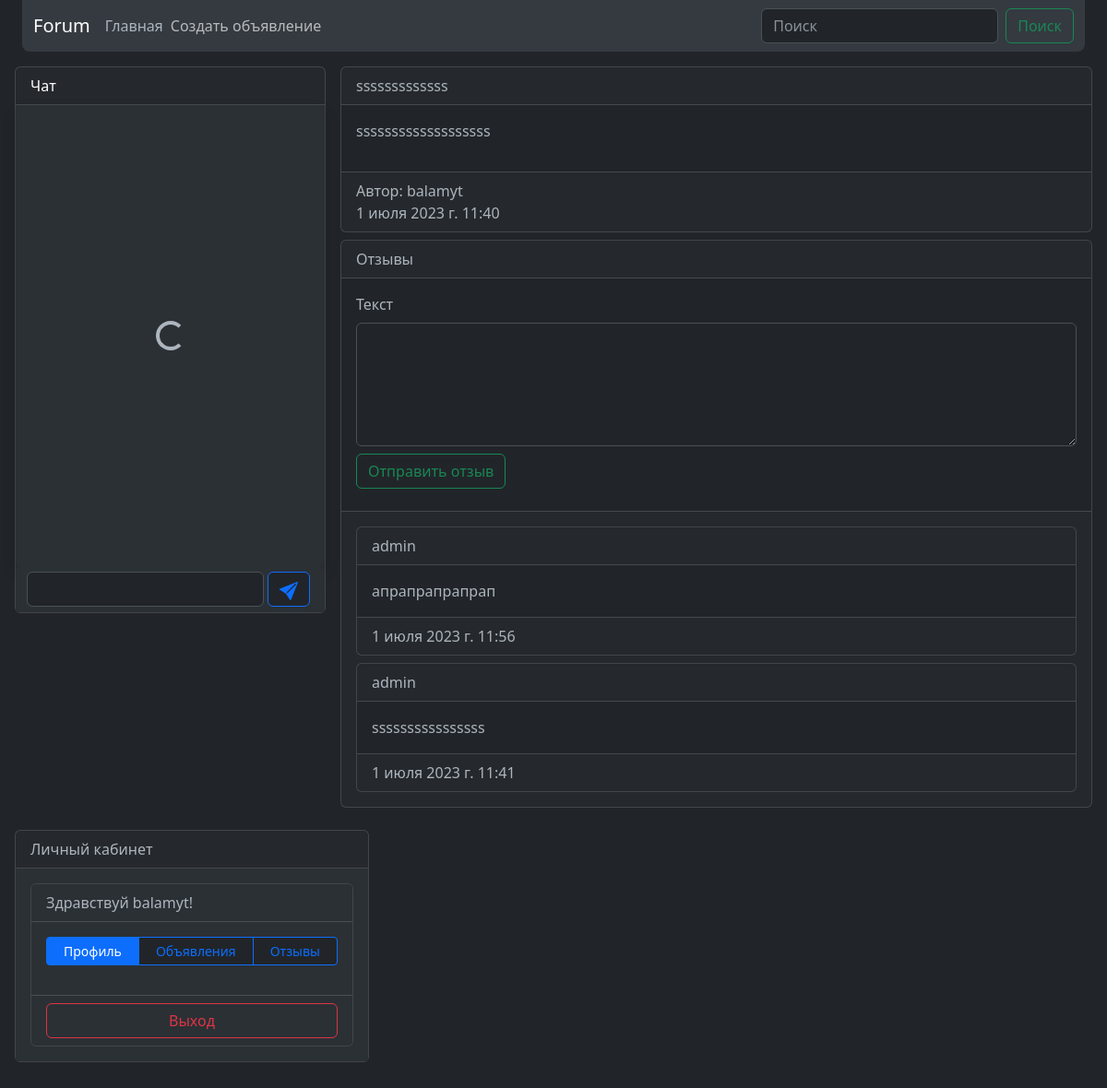
Screenshot of /announce/2/ (signed in) with the database file from the repository.
### announcement/models.py (models this page shows, shortened)
class Announcement(models.Model):
    author = models.ForeignKey(User, on_delete=models.CASCADE)
    title = models.CharField(max_length=255, null=False)
    text = models.CharField(max_length=555, null=False)
    date = models.DateTimeField(default=time)
    category = models.ForeignKey(Category, on_delete=models.CASCADE)
    class Meta:
        ordering = ('date', )

class Response(models.Model):
    is_accept = models.BooleanField(default=False)
    author = models.ForeignKey(User, on_delete=models.CASCADE)
    announce = models.ForeignKey(Announcement, on_delete=models.CASCADE)
    text = models.TextField(max_length=300, null=False)
    date = models.DateTimeField(default=time)
    class Meta:
        ordering = ('-date', )

### announcement/views.py (the view)
# urls.py: path('<int:pk>/', AnnounceView.as_view()),
class AnnounceView(DetailView):
    model = Announcement
    template_name = 'announce/detail.html'
    def get_context_data(self, **kwargs):
        context = super().get_context_data(**kwargs)
        context['response'] = Response.objects.filter(announce=self.object, is_accept=True)
        if self.request.user == self.object.author and \
                Response.objects.filter(is_accept=False, announce=self.object).exists():
            """ Добавление на страницу неактивных откликов, если зашел автор объявления """
            context['inactive_response'] = Response.objects.filter(is_accept=False, announce=self.object)
        return context

### templates/announce/detail.html (shortened to what this page needs)
{% extends 'main.html' %}
{% block extra_head %}
    {% load static %}
    {% load humanize %}
{% endblock extra_head %}
{% block body %}
<div class="card">
    <div class="card-header">{{ object.title }}</div>
    <div class="card-body">
        {{ object.text|safe }}
    </div>
    <div class="card-footer">
        Автор: {{ object.author }}<br>
        {{ object.date }}<br>
    </div>
</div>
<div class="card my-2">
    <div class="card-header">Отзывы</div>
    <div class="card-body">
        <form id="response_form">
            <label class="form-label" for="response_text">Текст</label>
            <textarea class="form-control" name="text" id="response_text" cols="30" rows="5" maxlength="300"></textarea>
            <button class="btn btn-outline-success my-2" type="submit">Отправить отзыв</button>
        </form>
    </div>
    <div class="card-footer">
        {% if not response %}
            <h3>Комментариев пока нет! Будьте первым!</h3>
        {% else %}
            {% for comm in response %}
            <div class="card my-2">
                <div class="card-header">{{ comm.author }}</div>
                <div class="card-body">{{ comm.text }}</div>
                <div class="card-footer">
                    {{ comm.date }}
                </div>
            </div>
            {%  endfor %}
        {% endif %}
   </div>
</div>
{% endblock body %}

### templates/account/profile.html (shortened to what this page needs)
    <div class="card flex-nowrap">
      <div class="card-header">Личный кабинет</div>
      <div class="card-body bg-body-tertiary" id="login_window">
        {% if not request.user.is_authenticated %}
          <form class="form-control bg-body-tertiary" id="login_form">
          <label for="login_email">Логин или E-mail адрес</label>
          <input class="form-control" id="login_email" name="login" type="text" required>
          <div class="invalid-feedback" id="login_errors"></div>
          <label for="password">Пароль</label>
          <input class="form-control" id="password" name="password" type="password" required>
          <div class="form-check">
            <input class="form-check-input" id="remember" name="remember" type="checkbox">
            <label class="form-check-label" for="remember">Запомнить меня</label>
          </div>
          <button class="btn btn-outline-primary my-2" style="width: 223px" type="submit">Авторизация</button>
            <a class="btn btn-outline-primary" href="/accounts/google/login/?process=login">
                    <svg xmlns="http://www.w3.org/2000/svg" width="20" height="20" fill="currentColor" class="bi bi-google" viewBox="0 0 16 16">
                      <path d="M15.545 6.558a9.42 9.42 0 0 1 .139 1.626c0 2.434-.87 4.492-2.384 5.885h.002C11.978 15.292 10.158 16 8 16A8 8 0 1 1 8 0a7.689 7.689 0 0 1 5.352 2.082l-2.284 2.284A4.347 4.347 0 0 0 8 3.166c-2.087 0-3.86 1.408-4.492 3.304a4.792 4.792 0 0 0 0 3.063h.003c.635 1.893 2.405 3.301 4.492 3.301 1.078 0 2.004-.276 2.722-.764h-.003a3.702 3.702 0 0 0 1.599-2.431H8v-3.08h7.545z"/>
                    </svg>
                </a>
          <h6>Еще нет аккаунта? <a href="{% url 'account_signup' %}">Регистрация</a></h6>
          <div class="alert alert-danger d-none" id="errors" role="alert"></div>
        </form>
       {% else %}
          <div class="card">
          <div class="card-header bg-body-tertiary">Здравствуй {{ request.user.username }}!</div>
          <div class="card-body bg-body-tertiary">
            <div class="d-flex flex-row mb-3 btn-group bg-body" role="group">
              <button class="btn btn-outline-primary btn-sm" id="profile_btn">Профиль</button>
              <button class="btn btn-outline-primary btn-sm" id="announce_btn">Объявления</button>
              <button class="btn btn-outline-primary btn-sm" id="reply_btn">Отзывы</button>
            </div>
          </div>
          <div class="card-footer d-grid gap-2 bg-body-tertiary">
            <button class="btn btn-outline-danger" id="logout_form">Выход</button>
          </div>
          </div>
       {% endif %}
      </div>
    </div>

### rows the page displays
Announcement: title "sssssssssssss", text "sssssssssssssssssss", author "balamyt", date "1 июля 2023 г. 11:40"
Response: author "admin", text "апрапрапрапрап", date "1 июля 2023 г. 11:56"
Response: author "admin", text "ssssssssssssssss", date "1 июля 2023 г. 11:41"

### other values shown
{{ request.user.username }} "balamyt"
